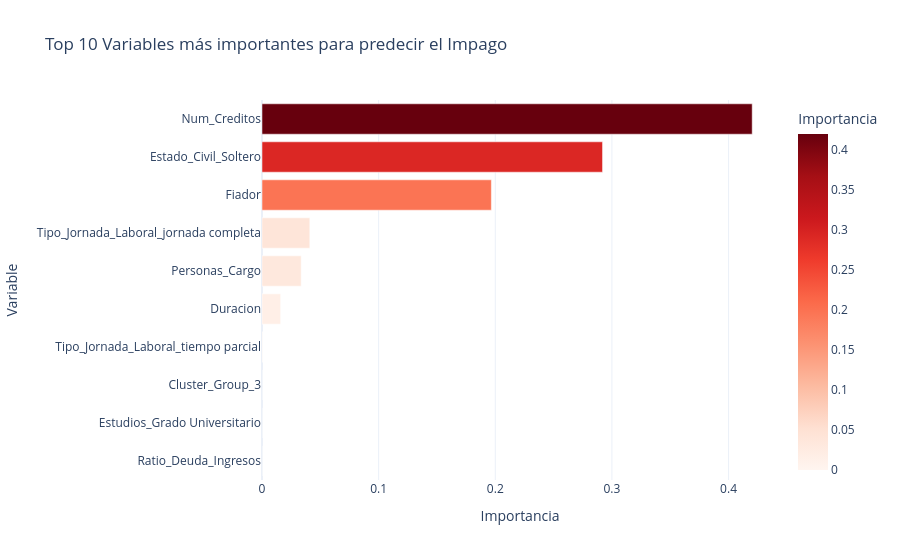
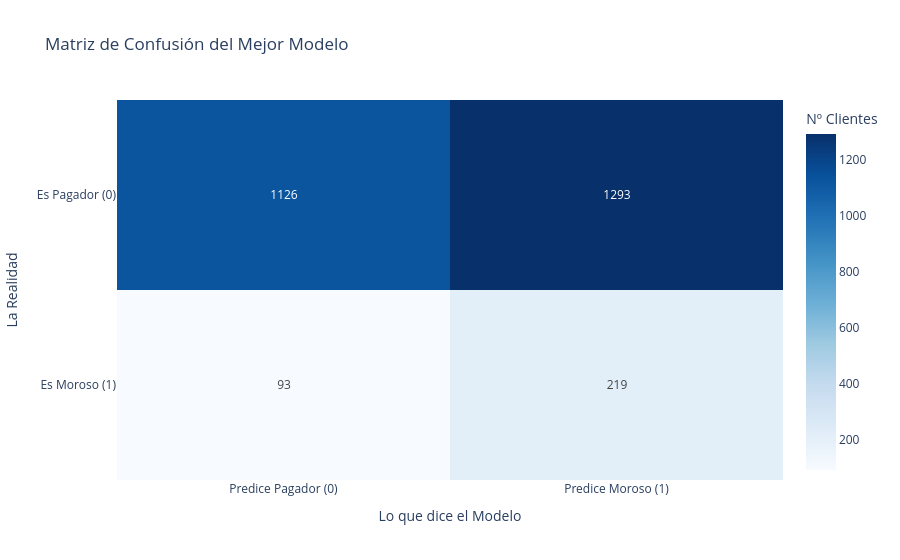
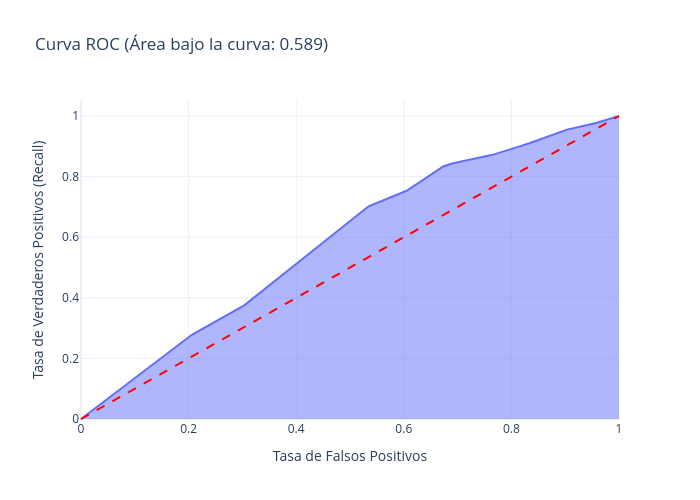

The notebook cell these images were saved under, in order:
### Code cell
print("\n--- ENTRENANDO EL MODELO GANADOR DEFINITIVO ---")

# 1. Aislamos y entrenamos el mejor modelo (DecisionTree | SMOTE=True | PCA=False)
pasos_ganador = [
    ("scaler", StandardScaler()),
    ("smote", SMOTE(random_state=42)),
    ("model", DecisionTreeClassifier(max_depth=5, class_weight="balanced", random_state=42))
]
modelo_ganador = ImbPipeline(pasos_ganador)

# Entrenamos
modelo_ganador.fit(X_train, y_train)

# Calculamos el umbral dinámico honesto (usando Train)
y_proba_train_ganador = modelo_ganador.predict_proba(X_train)[:, 1]
precisions, recalls, thresholds = precision_recall_curve(y_train, y_proba_train_ganador)
f1_scores = 2 * (precisions * recalls) / (precisions + recalls + 1e-10)
best_threshold_ganador = thresholds[np.argmax(f1_scores)]

# Predecimos en Test
y_proba_test_ganador = modelo_ganador.predict_proba(X_test)[:, 1]
y_pred_test_ganador = (y_proba_test_ganador >= best_threshold_ganador).astype(int)

print("Modelo ganador listo. Generando gráficos...")

# GRÁFICO 1: IMPORTANCIA DE LAS VARIABLES (FEATURE IMPORTANCE)
importancias = modelo_ganador.named_steps['model'].feature_importances_
nombres_variables = X_train.columns

df_importancias = pd.DataFrame({
    'Variable': nombres_variables,
    'Importancia': importancias
}).sort_values(by='Importancia', ascending=True).tail(10) # Cogemos el Top 10

fig1 = px.bar(
    df_importancias, 
    x='Importancia', 
    y='Variable', 
    orientation='h',
    title='Top 10 Variables más importantes para predecir el Impago',
    color='Importancia',
    color_continuous_scale='Reds'
)
fig1.update_layout(template="plotly_white", showlegend=False)
fig1.show()

# GRÁFICO 2: MATRIZ DE CONFUSIÓN INTERACTIVA

cm = confusion_matrix(y_test, y_pred_test_ganador)

fig2 = px.imshow(
    cm, 
    text_auto=True, 
    aspect="auto",
    labels=dict(x="Lo que dice el Modelo", y="La Realidad", color="Nº Clientes"),
    x=['Predice Pagador (0)', 'Predice Moroso (1)'],
    y=['Es Pagador (0)', 'Es Moroso (1)'],
    color_continuous_scale='Blues',
    title='Matriz de Confusión del Mejor Modelo'
)
fig2.update_xaxes(side="bottom")
fig2.update_layout(template="plotly_white")
fig2.show()

# GRÁFICO 3: CURVA ROC
fpr, tpr, _ = roc_curve(y_test, y_proba_test_ganador)
roc_auc = auc(fpr, tpr)

fig3 = px.area(
    x=fpr, y=tpr,
    title=f'Curva ROC (Área bajo la curva: {roc_auc:.3f})',
    labels=dict(x='Tasa de Falsos Positivos', y='Tasa de Verdaderos Positivos (Recall)'),
    width=700, height=500
)
fig3.add_shape(
    type='line', line=dict(dash='dash', color='red'),
    x0=0, x1=1, y0=0, y1=1
)
fig3.update_layout(template="plotly_white")
fig3.show()

### Figure 1 — Plotly figure (JSON) as saved in the notebook; plotly's stock layout.template omitted (floating-point values rounded to 4 significant figures)
{"data": [{"hovertemplate": "Importancia=%{marker.color}<br>Variable=%{y}<extra></extra>", "legendgroup": "", "marker": {"color": [0.0, 0.0, 0.0, 0.0006021, 0.01599, 0.03358, 0.04098, 0.1966, 0.2919, 0.4203], "coloraxis": "coloraxis", "pattern": {"shape": ""}}, "name": "", "orientation": "h", "showlegend": false, "textposition": "auto", "type": "bar", "x": [0.0, 0.0, 0.0, 0.0006021, 0.01599, 0.03358, 0.04098, 0.1966, 0.2919, 0.4203], "xaxis": "x", "y": ["Ratio_Deuda_Ingresos", "Estudios_Grado Universitario", "Cluster_Group_3", "Tipo_Jornada_Laboral_tiempo parcial", "Duracion", "Personas_Cargo", "Tipo_Jornada_Laboral_jornada completa", "Fiador", "Estado_Civil_Soltero", "Num_Creditos"], "yaxis": "y"}], "layout": {"barmode": "relative", "coloraxis": {"colorbar": {"title": {"text": "Importancia"}}, "colorscale": [[0, "rgb(255,245,240)"], [0.125, "rgb(254,224,210)"], [0.25, "rgb(252,187,161)"], [0.375, "rgb(252,146,114)"], [0.5, "rgb(251,106,74)"], [0.625, "rgb(239,59,44)"], [0.75, "rgb(203,24,29)"], [0.875, "rgb(165,15,21)"], [1, "rgb(103,0,13)"]]}, "legend": {"tracegroupgap": 0}, "showlegend": false, "title": {"text": "Top 10 Variables más importantes para predecir el Impago"}, "xaxis": {"anchor": "y", "domain": [0, 1], "title": {"text": "Importancia"}}, "yaxis": {"anchor": "x", "domain": [0, 1], "title": {"text": "Variable"}}}}

### Figure 2 — Plotly figure (JSON) as saved in the notebook; plotly's stock layout.template omitted (floating-point values rounded to 4 significant figures)
{"data": [{"coloraxis": "coloraxis", "hovertemplate": "Lo que dice el Modelo: %{x}<br>La Realidad: %{y}<br>Nº Clientes: %{z}<extra></extra>", "name": "0", "texttemplate": "%{z}", "type": "heatmap", "x": ["Predice Pagador (0)", "Predice Moroso (1)"], "xaxis": "x", "y": ["Es Pagador (0)", "Es Moroso (1)"], "yaxis": "y", "z": [[1126, 1293], [93, 219]]}], "layout": {"coloraxis": {"colorbar": {"title": {"text": "Nº Clientes"}}, "colorscale": [[0, "rgb(247,251,255)"], [0.125, "rgb(222,235,247)"], [0.25, "rgb(198,219,239)"], [0.375, "rgb(158,202,225)"], [0.5, "rgb(107,174,214)"], [0.625, "rgb(66,146,198)"], [0.75, "rgb(33,113,181)"], [0.875, "rgb(8,81,156)"], [1, "rgb(8,48,107)"]]}, "title": {"text": "Matriz de Confusión del Mejor Modelo"}, "xaxis": {"anchor": "y", "domain": [0, 1], "side": "bottom", "title": {"text": "Lo que dice el Modelo"}}, "yaxis": {"anchor": "x", "autorange": "reversed", "domain": [0, 1], "title": {"text": "La Realidad"}}}}

### Figure 3 — Plotly figure (JSON) as saved in the notebook; plotly's stock layout.template omitted (floating-point values rounded to 4 significant figures)
{"data": [{"fillpattern": {"shape": ""}, "hovertemplate": "Tasa de Falsos Positivos=%{x}<br>Tasa de Verdaderos Positivos (Recall)=%{y}<extra></extra>", "legendgroup": "", "line": {"color": "#636efa"}, "marker": {"symbol": "circle"}, "mode": "lines", "name": "", "orientation": "v", "showlegend": false, "stackgroup": "1", "type": "scatter", "x": [0.0, 0.2067, 0.3034, 0.389, 0.5345, 0.6052, 0.6734, 0.69, 0.7648, 0.8107, 0.8334, 0.9033, 0.9107, 0.9595, 1.0], "xaxis": "x", "y": [0.0, 0.2788, 0.375, 0.4968, 0.7019, 0.7532, 0.8333, 0.8429, 0.8718, 0.8974, 0.9103, 0.9551, 0.9583, 0.9776, 1.0], "yaxis": "y"}], "layout": {"height": 500, "legend": {"tracegroupgap": 0}, "shapes": [{"line": {"color": "red", "dash": "dash"}, "type": "line", "x0": 0, "x1": 1, "y0": 0, "y1": 1}], "title": {"text": "Curva ROC (Área bajo la curva: 0.589)"}, "width": 700, "xaxis": {"anchor": "y", "domain": [0, 1], "title": {"text": "Tasa de Falsos Positivos"}}, "yaxis": {"anchor": "x", "domain": [0, 1], "title": {"text": "Tasa de Verdaderos Positivos (Recall)"}}}}
